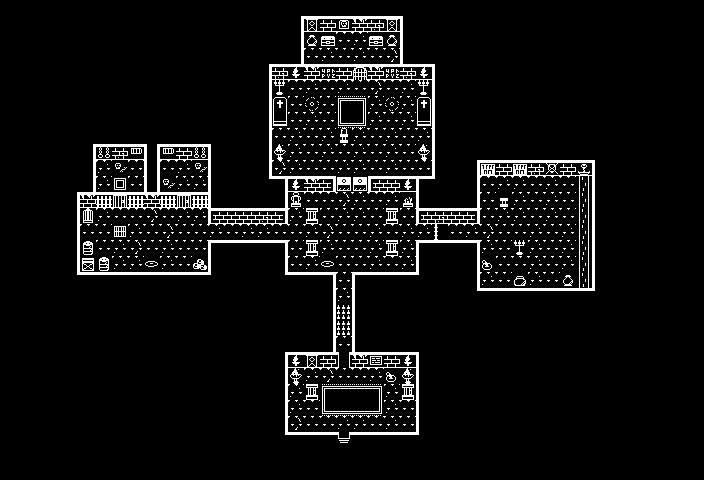

This is a level from a 2D game, rendered from its Tiled map with the project's own tilesets. A one-line summary and the complete map file follow:
An orthogonal 44x30 tile map with 16x16 px tiles, 1 tile layer (Ground) and 21 objects (DungeonSpawn, DungeonExit, DungeonPlaque, DungeonLever, DungeonSpikes, ...).

<map version="1.10" tiledversion="1.11.2" orientation="orthogonal" renderorder="right-down" width="44" height="30" tilewidth="16" tileheight="16" infinite="0" nextlayerid="5" nextobjectid="22">
  <properties>
    <property name="area_id" type="int" value="4" />
    <property name="symbol" type="string" value="DUNGEON" />
    <property name="spawn" type="string" value="DungeonSpawn" />
  </properties>
  <tileset firstgid="1" source="../tilesets/dungeon.tsx" />
  <layer id="1" name="Ground" width="44" height="30">
    <data encoding="csv">
1,1,1,1,1,1,1,1,1,1,1,1,1,1,1,1,1,1,1,1,1,1,1,1,1,1,1,1,1,1,1,1,1,1,1,1,1,1,1,1,1,1,1,1,
1,1,1,1,1,1,1,1,1,1,1,1,1,1,1,1,1,1,4,25,17,68,65,36,25,3,1,1,1,1,1,1,1,1,1,1,1,1,1,1,1,1,1,1,
1,1,1,1,1,1,1,1,1,1,1,1,1,1,1,1,1,1,4,64,59,37,38,59,64,3,1,1,1,1,1,1,1,1,1,1,1,1,1,1,1,1,1,1,
1,1,1,1,1,1,1,1,1,1,1,1,1,1,1,1,1,1,4,37,38,37,38,37,39,3,1,1,1,1,1,1,1,1,1,1,1,1,1,1,1,1,1,1,
1,1,1,1,1,1,1,1,1,1,1,1,1,1,1,1,4,36,22,65,70,17,71,65,70,36,22,3,1,1,1,1,1,1,1,1,1,1,1,1,1,1,1,1,
1,1,1,1,1,1,1,1,1,1,1,1,1,1,1,1,4,63,37,38,37,38,37,39,37,38,63,3,1,1,1,1,1,1,1,1,1,1,1,1,1,1,1,1,
1,1,1,1,1,1,1,1,1,1,1,1,1,1,1,1,4,53,37,85,37,81,83,38,85,38,53,3,1,1,1,1,1,1,1,1,1,1,1,1,1,1,1,1,
1,1,1,1,1,1,1,1,1,1,1,1,1,1,1,1,4,69,37,38,37,113,115,38,37,38,69,3,1,1,1,1,1,1,1,1,1,1,1,1,1,1,1,1,
1,1,1,1,1,1,1,1,1,1,1,1,1,1,1,1,4,37,38,37,38,91,38,37,38,37,38,3,1,1,1,1,1,1,1,1,1,1,1,1,1,1,1,1,
1,1,1,1,1,4,24,36,23,7,23,17,24,3,1,1,4,51,38,37,38,37,38,37,38,37,51,3,1,1,1,1,1,1,1,1,1,1,1,1,1,1,1,1,
1,1,1,1,1,4,38,48,37,7,37,38,48,3,1,1,4,39,38,37,37,38,38,37,38,37,37,3,1,4,72,17,72,36,73,17,67,3,1,1,1,1,1,1,
1,1,1,1,1,4,38,41,37,7,48,38,38,3,1,1,10,6,22,65,19,80,80,18,17,22,5,9,1,4,37,38,38,37,38,37,88,3,1,1,1,1,1,1,
1,1,1,1,4,65,26,27,26,65,26,27,26,3,1,1,1,4,50,37,37,39,38,37,38,95,3,1,1,4,37,90,38,37,38,37,88,3,1,1,1,1,1,1,
1,1,1,1,4,93,38,37,37,39,37,38,38,18,17,17,36,19,38,49,37,38,38,37,49,37,18,36,17,19,37,38,38,37,38,37,88,3,1,1,1,1,1,1,
1,1,1,1,4,37,37,40,38,37,39,37,37,38,37,38,38,37,37,38,39,37,37,38,37,38,38,78,37,38,39,37,37,38,37,38,88,3,1,1,1,1,1,1,
1,1,1,1,4,61,37,38,39,37,38,37,37,5,2,2,2,6,37,49,38,37,37,38,49,38,5,2,2,6,38,37,63,38,37,38,88,3,1,1,1,1,1,1,
1,1,1,1,4,62,61,38,38,47,38,37,56,3,1,1,1,4,37,38,47,37,37,38,37,38,3,1,1,4,54,37,37,38,37,38,88,3,1,1,1,1,1,1,
1,1,1,1,10,2,2,2,2,2,2,2,2,9,1,1,1,10,2,2,6,37,5,2,2,2,9,1,1,4,38,37,57,38,37,64,88,3,1,1,1,1,1,1,
1,1,1,1,1,1,1,1,1,1,1,1,1,1,1,1,1,1,1,1,4,38,3,1,1,1,1,1,1,10,2,2,2,2,2,2,2,9,1,1,1,1,1,1,
1,1,1,1,1,1,1,1,1,1,1,1,1,1,1,1,1,1,1,1,4,42,3,1,1,1,1,1,1,1,1,1,1,1,1,1,1,1,1,1,1,1,1,1,
1,1,1,1,1,1,1,1,1,1,1,1,1,1,1,1,1,1,1,1,4,42,3,1,1,1,1,1,1,1,1,1,1,1,1,1,1,1,1,1,1,1,1,1,
1,1,1,1,1,1,1,1,1,1,1,1,1,1,1,1,1,1,1,1,4,37,3,1,1,1,1,1,1,1,1,1,1,1,1,1,1,1,1,1,1,1,1,1,
1,1,1,1,1,1,1,1,1,1,1,1,1,1,1,1,1,4,22,25,17,33,65,74,17,22,3,1,1,1,1,1,1,1,1,1,1,1,1,1,1,1,1,1,
1,1,1,1,1,1,1,1,1,1,1,1,1,1,1,1,1,4,51,38,39,37,37,38,54,51,3,1,1,1,1,1,1,1,1,1,1,1,1,1,1,1,1,1,
1,1,1,1,1,1,1,1,1,1,1,1,1,1,1,1,1,4,38,49,81,82,82,83,38,49,3,1,1,1,1,1,1,1,1,1,1,1,1,1,1,1,1,1,
1,1,1,1,1,1,1,1,1,1,1,1,1,1,1,1,1,4,38,37,113,114,114,115,38,37,3,1,1,1,1,1,1,1,1,1,1,1,1,1,1,1,1,1,
1,1,1,1,1,1,1,1,1,1,1,1,1,1,1,1,1,4,39,37,37,38,38,37,38,37,3,1,1,1,1,1,1,1,1,1,1,1,1,1,1,1,1,1,
1,1,1,1,1,1,1,1,1,1,1,1,1,1,1,1,1,10,2,2,2,14,2,2,2,2,9,1,1,1,1,1,1,1,1,1,1,1,1,1,1,1,1,1,
1,1,1,1,1,1,1,1,1,1,1,1,1,1,1,1,1,1,1,1,1,1,1,1,1,1,1,1,1,1,1,1,1,1,1,1,1,1,1,1,1,1,1,1,
1,1,1,1,1,1,1,1,1,1,1,1,1,1,1,1,1,1,1,1,1,1,1,1,1,1,1,1,1,1,1,1,1,1,1,1,1,1,1,1,1,1,1,1
</data>
  </layer>
  <objectgroup id="2" name="Logic">
    <object id="1" name="DungeonSpawn" x="344" y="408">
      <point />
    </object>
    <object id="2" name="DungeonExit" x="344" y="440">
      <properties>
        <property name="handler" value="take_passage" />
      </properties>
      <point />
    </object>
    <object id="3" name="DungeonPlaque" x="376" y="360">
      <properties>
        <property name="handler" value="show_message" />
      </properties>
      <point />
    </object>
    <object id="4" name="DungeonLever" x="392" y="376">
      <properties>
        <property name="handler" value="use_lever" />
      </properties>
      <point />
    </object>
    <object id="5" name="DungeonSpikes" x="336" y="304" width="16" height="32">
      <properties>
        <property name="handler" value="show_state" />
      </properties>
    </object>
    <object id="6" name="DungeonCellDoor" x="120" y="200">
      <properties>
        <property name="handler" value="open_door" />
      </properties>
      <point />
    </object>
    <object id="7" name="DungeonPlate" x="120" y="184">
      <properties>
        <property name="handler" value="press_plate" />
      </properties>
      <point />
    </object>
    <object id="8" name="DungeonGate" x="440" y="232">
      <properties>
        <property name="handler" value="show_state" />
      </properties>
      <point />
    </object>
    <object id="9" name="DungeonBlockLever" x="488" y="264">
      <properties>
        <property name="handler" value="use_lever" />
      </properties>
      <point />
    </object>
    <object id="10" name="DungeonBlocks" x="336" y="176" width="32" height="16">
      <properties>
        <property name="handler" value="show_state" />
      </properties>
    </object>
    <object id="11" name="DungeonOrb" x="344" y="136">
      <properties>
        <property name="handler" value="light_orb" />
      </properties>
      <point />
    </object>
    <object id="12" name="DungeonRuneWest" x="312" y="104">
      <properties>
        <property name="handler" value="show_state" />
      </properties>
      <point />
    </object>
    <object id="13" name="DungeonRuneEast" x="392" y="104">
      <properties>
        <property name="handler" value="show_state" />
      </properties>
      <point />
    </object>
    <object id="14" name="DungeonVaultDoor" x="360" y="72">
      <properties>
        <property name="handler" value="show_state" />
      </properties>
      <point />
    </object>
    <object id="15" name="DungeonChest" x="328" y="40">
      <properties>
        <property name="handler" value="open_chest" />
      </properties>
      <point />
    </object>
    <object id="16" name="VaultGuard" x="360" y="264">
      <point />
    </object>
    <object id="18" name="VaultEastWatch" x="552" y="200">
      <point />
    </object>
    <object id="19" name="WestAmbush" x="168" y="264">
      <point />
    </object>
    <object id="20" name="ShrineGolem" x="392" y="136">
      <point />
    </object>
    <object id="21" name="VaultCultist" x="376" y="56">
      <point />
    </object>
  </objectgroup>
  <objectgroup id="4" name="Routes">
    <object id="17" name="VaultPatrol" x="360" y="264">
      <properties>
        <property name="mode" value="reverse" />
      </properties>
      <polyline points="0,0 48,0" />
    </object>
  </objectgroup>
</map>
